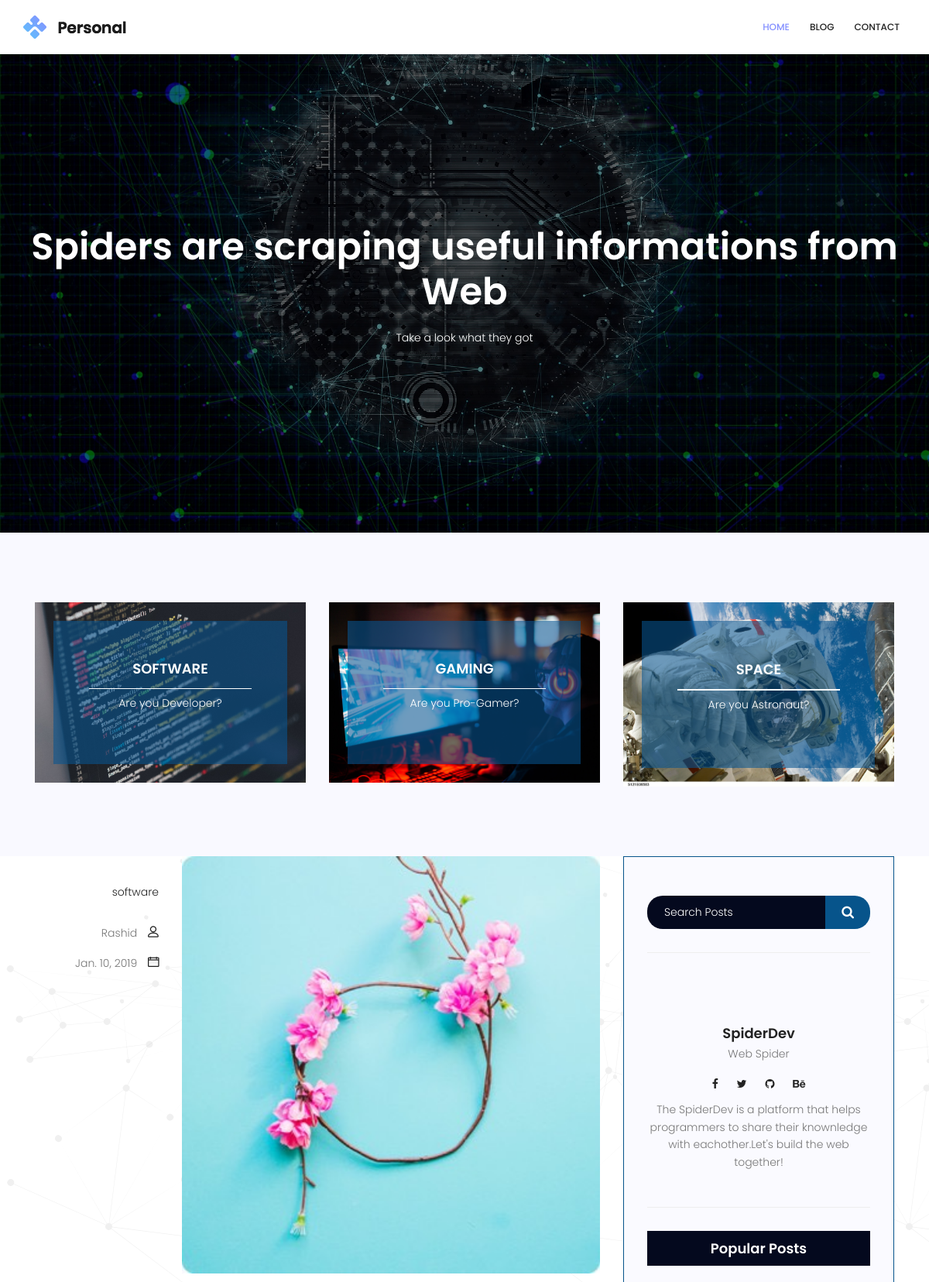
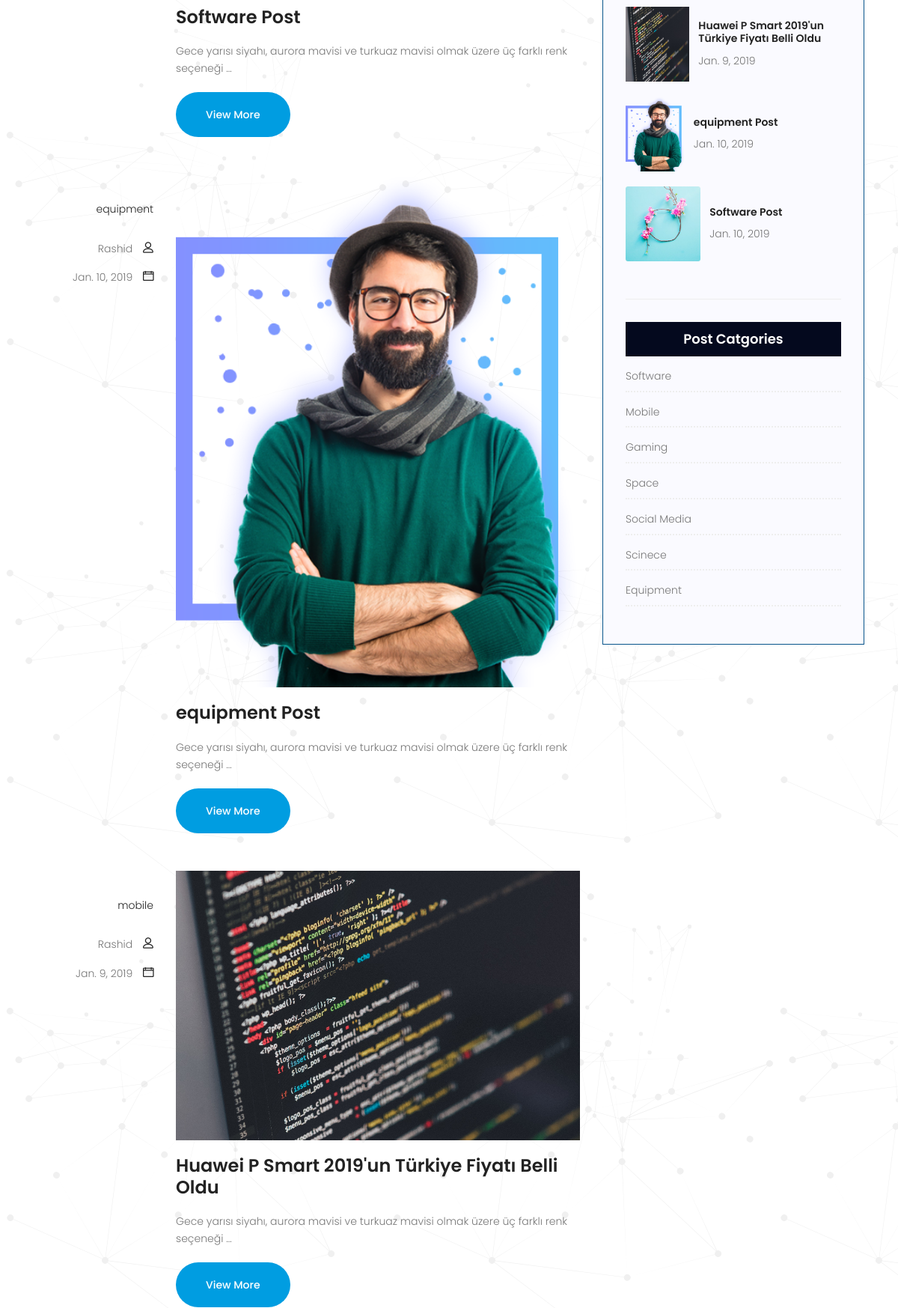
The page / (upper part) on the database its author committed (2 pictures, top to bottom).
### post/models.py (models this page shows, shortened)
class Post(models.Model):
    CATEGORY_CHOICES = (
    ('mobile','MOBILE'),
    ('software', 'SOFTWARE'),
    ('game','GAME'),
    ('space','SPACE'),
    ('science','SCIENCE'),
    ('social media','SOCIAL MEDIA'),
    ('equipment','EQUIPMENT'),
    )
    title = models.CharField(max_length=100)
    category = models.CharField(max_length=200, choices = CATEGORY_CHOICES)
    description = models.TextField()
    author = models.CharField(max_length=100)
    published = models.DateField(default=timezone.now())
    image = models.FileField(null=True, blank=True )
    views = models.CharField(blank=True, max_length=100)

### post/views.py (the view)
# urls.py: url(r'^$', blog, name='home'),
def blog(request):
    posts = Post.objects.all().order_by('-published')
    category_game = Post.objects.all().filter(category="game")[:3]
    category_mobile = Post.objects.all().filter(category="mobile")[:3]
    category_software = Post.objects.all().filter(category="software")[:2]
    category_space = Post.objects.all().filter(category="space")[:3]
    category_science = Post.objects.all().filter(category="science")[:3]
    category_social_media = Post.objects.all().filter(category="social media")[:3]
    category_equipment = Post.objects.all().filter(category="equipment")[:3]
    popular_posts = Post.objects.all().order_by('-views')[:4]
    paginator = Paginator(posts, 4)
    page = request.GET.get('page')
    if not page:
        page = paginator.num_pages
    try:
        posts = paginator.page(page)
    except PageNotAnInteger:
        posts = paginator.page(1)
    except EmptyPage:
        posts = paginator.page(paginator.num_pages)
    context = {
      'posts':posts,
      'category_game':category_game,
      'category_mobile':category_mobile,
      'category_software':category_software,
      'category_space':category_space,
      'category_science':category_science,
      'category_social_media':category_social_media,
      'category_equipment':category_equipment,
      'popular_posts':popular_posts,
    }
    template="post/blog.html"
    return render(request,template,context)

### templates/post/blog.html (shortened to what this page needs)
<!DOCTYPE html>
<html lang="zxx" class="no-js">
<head>
        <link rel="stylesheet" href="/static/css/linearicons.css">
        <link rel="stylesheet" href="/static/css/font-awesome.min.css">
        <link rel="stylesheet" href="/static/css/bootstrap.css">
        <link rel="stylesheet" href="/static/css/magnific-popup.css">
        <link rel="stylesheet" href="/static/css/nice-select.css">
        <link rel="stylesheet" href="/static/css/animate.min.css">
        <link rel="stylesheet" href="/static/css/owl.carousel.css">
        <link rel="stylesheet" href="/static/css/design.css">
    </head>
    <body>
        <header id="header">
            <div class="container main-menu">
                <div class="row align-items-center justify-content-between d-flex">
                  <div id="logo">
                    <a href="index.html"><img src="/static/img/logo.png" alt="" title="" /></a>
                  </div>
                  <nav id="nav-menu-container">
                    <ul class="nav-menu">
                      <li><a href="index.html">Home</a></li>
                      <li><a href="{% url 'spider:blog'%}">Blog</a>
                      <li><a href="contact.html">Contact</a></li>
                    </ul>
                  </nav>
                </div>
            </div>
          </header>
        <section class="banner-area relative blog-home-banner" id="home">
            <div class="overlay overlay-bg"></div>
            <div class="container">
                <div class="row d-flex align-items-center justify-content-center">
                    <div class="about-content blog-header-content col-lg-12">
                        <h1 class="text-white">
                           Spiders are scraping	useful informations from Web
                        </h1>
                        <p class="text-white">
                           Take a look what they got
                        </p>
                    </div>
                </div>
            </div>
        </section>
        <section class="top-category-widget-area pt-90 pb-90 ">
            <div class="container">
                <div class="row">
                    <div class="col-lg-4">
                        <div class="single-cat-widget">
                            <div class="content relative">
                                <div class="overlay overlay-bg"></div>
                                <a href="{%url 'spider:software'%}" target="_blank">
                                  <div class="thumb">
                                       <img class="content-image img-fluid d-block mx-auto" src="/static/img/code.jpg" alt="">
                                    </div>
                                  <div class="content-details">
                                    <h4 class="content-title mx-auto text-uppercase">Software</h4>
                                    <span></span>
                                    <p>Are you Developer?</p>
                                  </div>
                                </a>
                            </div>
                        </div>
                    </div>
                    <div class="col-lg-4">
                        <div class="single-cat-widget">
                            <div class="content relative">
                                <div class="overlay overlay-bg"></div>
                                <a href="{%url 'spider:game'%}" target="_blank">
                                  <div class="thumb">
                                       <img class="content-image img-fluid d-block mx-auto" src="/static/img/gaming.jpg" alt="">
                                    </div>
                                  <div class="content-details">
                                    <h4 class="content-title mx-auto text-uppercase">Gaming</h4>
                                    <span></span>
                                    <p>Are you Pro-Gamer?</p>
                                  </div>
                                </a>
                            </div>
                        </div>
                    </div>
                    <div class="col-lg-4">
                        <div class="single-cat-widget">
                            <div class="content relative">
                                <div class="overlay overlay-bg"></div>
                                <a href="{%url 'spider:space'%}" target="_blank">
                                  <div class="thumb">
                                       <img class="content-image img-fluid d-block mx-auto" src="/static/img/space.jpg" alt="">
                                    </div>
                                  <div class="content-details">
                                    <h4 class="content-title mx-auto text-uppercase">Space</h4>
                                    <span></span>
                                    <p>Are you Astronaut?</p>
                                  </div>
                                </a>
                            </div>
                        </div>
                    </div>
                </div>
            </div>
        </section>
        <section class="post-content-area">
            <div class="container">
                <div class="row">
                    <div class="col-lg-8 posts-list">
                        {% for post in posts %}
                        <div class="single-post row">
                            <div class="col-lg-3 col-md-3 meta-details">
                                <ul class="tags">
                                    <li><a href="#">{{post.category}}</a></li>
                                </ul>
                                <div class="user-details row">
                                    <p class="user-name col-lg-12 col-md-12 col-6"><a href="#">{{post.author}}</a> <span class="lnr lnr-user"></span></p>
                                    <p class="date col-lg-12 col-md-12 col-6"><a href="#">{{post.published}}</a> <span class="lnr lnr-calendar-full"></span></p>
                                </div>
                            </div>
                            <div class="col-lg-9 col-md-9">
                                <div class="feature-img">
                                    <a href="{% url 'spider:detail' post.id%}">
                                    <img class="img-fluid" src="/media/{{post.image}}" alt="">
                                </a>
                                </div>
                                <a class="posts-title" href="{% url 'spider:detail' post.id%}"><h3>{{post.title}}</h3></a>
                                <p class="excert">
                                   {{post.description|truncatewords:14}}
                                </p>
                                <a href="{% url 'spider:detail' post.id%}" class="primary-btn">View More</a>
                            </div>
                        </div>
                        {% endfor %}
                    </div>
                    <div class="col-lg-4 sidebar-widgets">
                        <div class="widget-wrap">
                            <div class="single-sidebar-widget search-widget">
                                <form class="search-form" action="#">
                                    <input placeholder="Search Posts" name="search" type="text" onfocus="this.placeholder = ''" onblur="this.placeholder = 'Search Posts'" >
                                    <button type="submit"><i class="fa fa-search"></i></button>
                                </form>
                            </div>
                            <div class="single-sidebar-widget user-info-widget">
                                <a href="#"><h4>SpiderDev</h4></a>
                                <p>
                                   Web Spider
                                </p>
                                <ul class="social-links">
                                    <li><a href="#"><i class="fa fa-facebook"></i></a></li>
                                    <li><a href="#"><i class="fa fa-twitter"></i></a></li>
                                    <li><a href="#"><i class="fa fa-github"></i></a></li>
                                    <li><a href="#"><i class="fa fa-behance"></i></a></li>
                                </ul>
                                <p>
                                   The SpiderDev is a platform that helps programmers to share their knownledge with eachother.Let's build the web together!
                                </p>
                            </div>
                            <div class="single-sidebar-widget popular-post-widget">
                                <h4 class="popular-title">Popular Posts</h4>
                                <div class="popular-post-list">
                                    {% for post in popular_posts%}
                                    <div class="single-post-list d-flex flex-row align-items-center">
                                        <div class="thumb">
                                            <img class="img-responsive" src="/media/{{post.image}}" alt="{{post.title}}" width="150" height=100 >
                                        </div>
                                        <div class="details">
                                            <a href="blog-single.html"><h6>{{post.title}}</h6></a>
                                            <p>{{post.published}}</p>
                                        </div>
                                    </div>
                                    {% endfor %}
                                </div>
                            </div>
                            <div class="single-sidebar-widget post-category-widget">
                                <h4 class="category-title">Post Catgories</h4>
                                <ul class="cat-list">
                                    <li>
                                        <a href="{%url 'spider:software'%}" class="d-flex justify-content-between">
                                            <p>Software</p>
                                        </a>
                                    </li>
                                    <li>
                                        <a href="{%url 'spider:mobile'%}" class="d-flex justify-content-between">
                                            <p>Mobile</p>
                                        </a>
                                    </li>
                                    <li>
                                        <a href="{%url 'spider:game'%}" class="d-flex justify-content-between">
                                            <p>Gaming</p>
                                        </a>
                                    </li>
                                    <li>
                                        <a href="{%url 'spider:space'%}" class="d-flex justify-content-between">
                                            <p>Space</p>
                                        </a>
                                    </li>
                                    <li>
                                        <a href="{%url 'spider:socialmedia'%}" class="d-flex justify-content-between">
                                            <p>Social Media</p>
                                        </a>
                                    </li>
                                    <li>
                                        <a href="{%url 'spider:science'%}" class="d-flex justify-content-between">
                                            <p>Scinece</p>
                                        </a>
                                    </li>
                                    <li>
                                        <a href="{%url 'spider:equipment'%}" class="d-flex justify-content-between">
                                            <p>Equipment</p>
                                        </a>
                                    </li>
                                </ul>
                            </div>
                        </div>
                    </div>
                </div>
            </div>
        </section>
    </body>
</html>

### rows shown on the page
Post: category "software", author "Rashid", published "Jan. 10, 2019", image (picture), title "Software Post", description "Gece yarısı siyahı, aurora mavisi ve turkuaz mavisi olmak üzere üç farklı renk seçeneği …"
Post: category "equipment", author "Rashid", published "Jan. 10, 2019", image (picture), title "equipment Post", description "Gece yarısı siyahı, aurora mavisi ve turkuaz mavisi olmak üzere üç farklı renk seçeneği …"
Post: category "mobile", author "Rashid", published "Jan. 9, 2019", image (picture), title "Huawei P Smart 2019'un Türkiye Fiyatı Belli Oldu", description "Gece yarısı siyahı, aurora mavisi ve turkuaz mavisi olmak üzere üç farklı renk seçeneği …"
